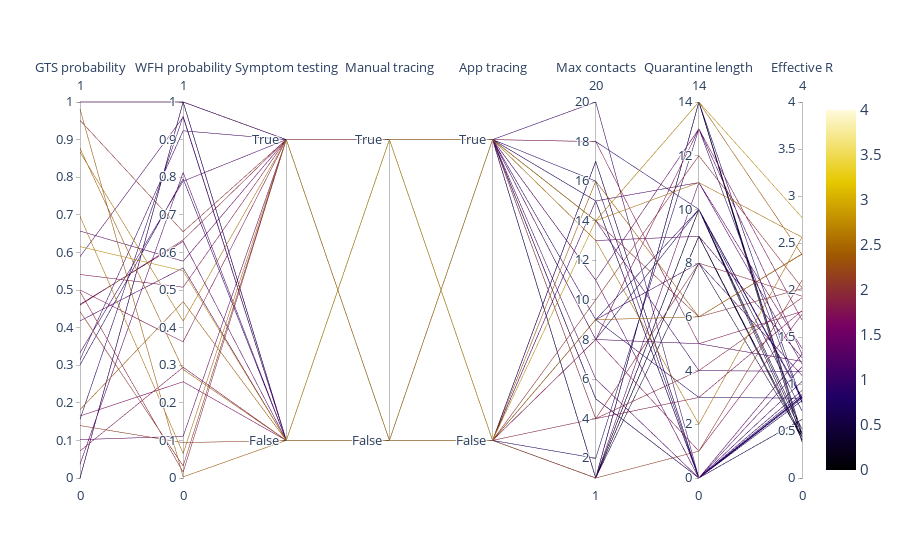

Here is the notebook cell this chart was saved with:
### Code cell
# Plot hyperparam result
df_ei["do_symptom_testing"] = df_ei["do_symptom_testing"].map({True: 0.9, False: 0.1})
df_ei["do_manual_tracing"] = df_ei["do_manual_tracing"].map({True: 0.9, False: 0.1})
df_ei["do_app_tracing"] = df_ei["do_app_tracing"].map({True: 0.9, False: 0.1})

fig = go.Figure(data=
    go.Parcoords(
        line = dict(color = df_ei["Effective R"],
                   colorscale = "Electric",
                   showscale = True,
                   cmin = 0,
                   cmax = 4),
        dimensions = list([
            dict(range = [0,1],
                 label = "GTS probability", values = df_ei["go_to_school_prob"]),
            dict(range = [0,1],
                 label = "WFH probability", values = df_ei["wfh_prob"]),
            dict(range = [0,1],
                 tickvals = [0.1,0.9],
                 ticktext=["False", "True"],
                 label = 'Symptom testing', values = df_ei['do_symptom_testing']),
            dict(range = [0,1],
                 tickvals = [0.1,0.9],
                 ticktext=["False", "True"],
                 label = 'Manual tracing', values = df_ei['do_manual_tracing']),
            dict(range = [0,1],
                 tickvals = [0.1,0.9],
                 ticktext=["False", "True"],
                 label = 'App tracing', values = df_ei['do_app_tracing']),
            dict(range = [1,20],
                 label = "Max contacts", values = df_ei["max_contacts"]),
            dict(range = [0,14],
                 label = "Quarantine length", values = df_ei["quarantine_length"]),
            dict(range = [0, 4],
                 label = 'Effective R', values = df_ei['Effective R'])
        
        ])
    )
               )

fig.update_layout(
    plot_bgcolor = 'white',
    paper_bgcolor = 'white',
    font_size=15
)
fig.show()

### Figure 1 — Plotly figure (JSON) as saved in the notebook; plotly's stock layout.template omitted (floating-point values rounded to 4 significant figures)
{"data": [{"dimensions": [{"label": "GTS probability", "range": [0, 1], "values": [0.4958, 0.1395, 0.5886, 0.6568, 0.3144, 0.9513, 0.981, 0.4426, 0.5413, 0.1021, 0.8666, 0.8767, 0.3007, 0.1649, 0.03655, 0.4597, 0.4178, 0.4619, 0.3332, 0.1817, 0.07181, 0.1561, 0.6155, 0.5002, 0.6961, 1, 1, 0, 0, 0, 0, 0, 0, 0, 0, 0, 0, 0, 0, 0, 0, 0, 0, 0, 0, 0, 0, 1, 0, 0, 0, 0, 0, 0, 0]}, {"label": "WFH probability", "range": [0, 1], "values": [0.01549, 0.09398, 0.9596, 0.5766, 0.9235, 0.655, 0.00304, 0.03212, 0.5074, 0.1109, 0.4172, 0.2886, 0.7957, 0.256, 0.8127, 0.6331, 0.5585, 0.6293, 0.7894, 0.469, 0.2945, 0.9621, 0.5509, 0.3622, 0.0653, 1, 1, 1, 1, 1, 1, 1, 1, 1, 1, 1, 1, 1, 1, 1, 1, 1, 1, 1, 1, 1, 1, 1, 1, 1, 1, 1, 1, 1, 1]}, {"label": "Symptom testing", "range": [0, 1], "ticktext": ["False", "True"], "tickvals": [0.1, 0.9], "values": [0.9, 0.1, 0.1, 0.9, 0.9, 0.9, 0.1, 0.9, 0.9, 0.9, 0.9, 0.1, 0.1, 0.1, 0.1, 0.9, 0.1, 0.1, 0.9, 0.1, 0.1, 0.1, 0.1, 0.9, 0.9, 0.9, 0.9, 0.9, 0.9, 0.9, 0.9, 0.9, 0.9, 0.9, 0.9, 0.9, 0.1, 0.9, 0.1, 0.9, 0.9, 0.9, 0.1, 0.9, 0.9, 0.1, 0.1, 0.9, 0.9, 0.9, 0.9, 0.1, 0.9, 0.1, 0.9]}, {"label": "Manual tracing", "range": [0, 1], "ticktext": ["False", "True"], "tickvals": [0.1, 0.9], "values": [0.1, 0.1, 0.1, 0.9, 0.1, 0.9, 0.1, 0.1, 0.1, 0.1, 0.1, 0.1, 0.9, 0.1, 0.1, 0.1, 0.9, 0.9, 0.9, 0.9, 0.1, 0.9, 0.9, 0.1, 0.1, 0.9, 0.9, 0.9, 0.9, 0.9, 0.9, 0.9, 0.9, 0.9, 0.9, 0.9, 0.9, 0.9, 0.9, 0.9, 0.9, 0.9, 0.1, 0.1, 0.9, 0.9, 0.9, 0.9, 0.9, 0.9, 0.9, 0.9, 0.9, 0.9, 0.9]}, {"label": "App tracing", "range": [0, 1], "ticktext": ["False", "True"], "tickvals": [0.1, 0.9], "values": [0.9, 0.1, 0.1, 0.9, 0.1, 0.9, 0.1, 0.1, 0.9, 0.1, 0.9, 0.1, 0.1, 0.1, 0.9, 0.1, 0.9, 0.9, 0.9, 0.9, 0.1, 0.1, 0.1, 0.9, 0.9, 0.9, 0.9, 0.9, 0.9, 0.9, 0.9, 0.1, 0.1, 0.9, 0.1, 0.9, 0.9, 0.9, 0.9, 0.9, 0.1, 0.1, 0.9, 0.9, 0.1, 0.1, 0.9, 0.9, 0.9, 0.9, 0.9, 0.1, 0.9, 0.9, 0.1]}, {"label": "Max contacts", "range": [1, 20], "values": [4, 1, 15, 11, 9, 14, 16, 10, 4, 1, 13, 9, 2, 8, 11, 4, 8, 13, 14, 14, 8, 9, 14, 18, 14, 5, 1, 15, 1, 18, 5, 17, 1, 1, 1, 5, 15, 1, 1, 9, 1, 17, 1, 20, 1, 17, 1, 6, 8, 1, 1, 15, 1, 16, 1]}, {"label": "Quarantine length", "range": [0, 14], "values": [8, 1, 11, 13, 8, 6, 6, 12, 3, 11, 2, 6, 13, 13, 0, 4, 5, 9, 4, 14, 1, 3, 14, 5, 11, 0, 14, 0, 10, 10, 0, 0, 9, 9, 9, 0, 0, 9, 10, 10, 9, 0, 14, 0, 9, 0, 14, 0, 10, 14, 10, 0, 14, 0, 8]}, {"label": "Effective R", "range": [0, 4], "values": [1.934, 2.103, 1.213, 1.318, 1.091, 2.015, 2.384, 2.024, 1.78, 1.379, 2.563, 2.381, 0.7986, 1.68, 1.315, 1.918, 1.24, 1.278, 1.134, 2.375, 1.742, 0.8495, 2.772, 1.772, 2.561, 0.9309, 0.809, 0.89, 0.4701, 0.858, 0.6231, 0.8618, 0.4395, 0.4086, 0.4392, 0.6231, 0.8229, 0.4392, 0.5189, 0.8381, 0.4395, 0.8683, 0.4357, 1.027, 0.4392, 0.8618, 0.3833, 1.183, 0.7144, 0.3833, 0.4086, 0.8626, 0.4701, 0.8486, 0.4395]}], "line": {"cmax": 4, "cmin": 0, "color": [1.934, 2.103, 1.213, 1.318, 1.091, 2.015, 2.384, 2.024, 1.78, 1.379, 2.563, 2.381, 0.7986, 1.68, 1.315, 1.918, 1.24, 1.278, 1.134, 2.375, 1.742, 0.8495, 2.772, 1.772, 2.561, 0.9309, 0.809, 0.89, 0.4701, 0.858, 0.6231, 0.8618, 0.4395, 0.4086, 0.4392, 0.6231, 0.8229, 0.4392, 0.5189, 0.8381, 0.4395, 0.8683, 0.4357, 1.027, 0.4392, 0.8618, 0.3833, 1.183, 0.7144, 0.3833, 0.4086, 0.8626, 0.4701, 0.8486, 0.4395], "colorscale": [[0, "rgb(0,0,0)"], [0.2, "rgb(30,0,100)"], [0.4, "rgb(120,0,100)"], [0.6, "rgb(160,90,0)"], [0.8, "rgb(230,200,0)"], [1, "rgb(255,250,220)"]], "showscale": true}, "type": "parcoords"}], "layout": {"font": {"size": 15}, "paper_bgcolor": "white", "plot_bgcolor": "white"}}
